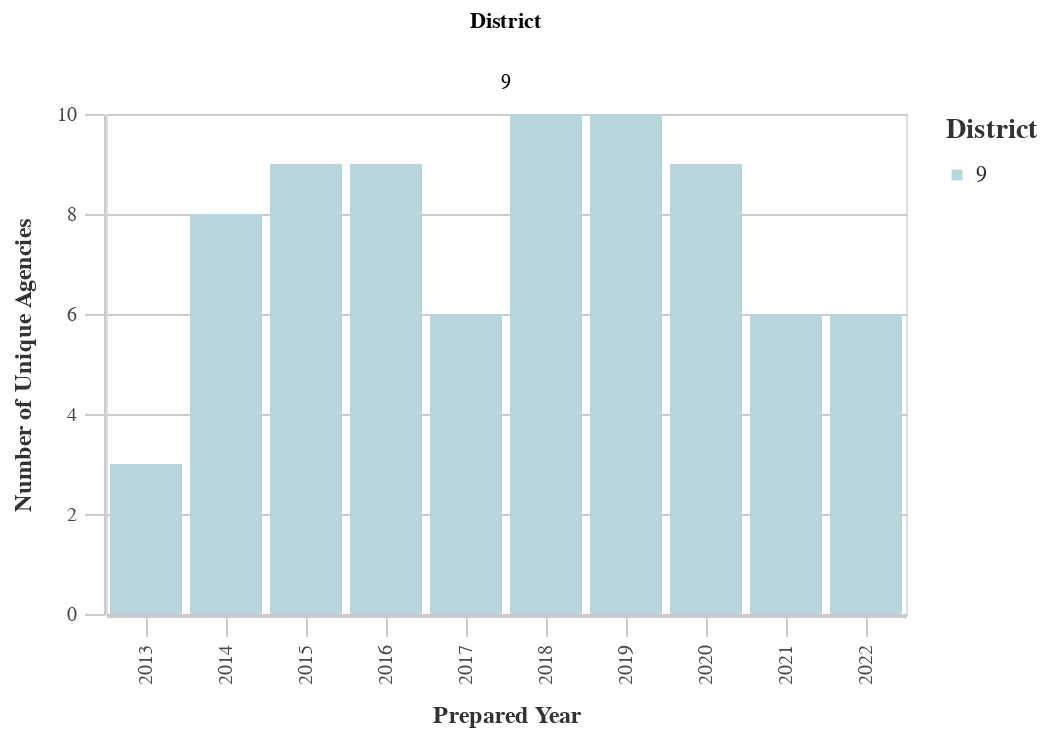

Notebook cell for this chart:
### Markdown cell above
### Number of Unique Prefix Codes by District

### Code cell
#Unique Prefixes by Dist
dist_years_prefix = ((
        df
        >> group_by(_.prepared_y, _.dist)
        >> summarize(n=_.prefix.nunique())
        >> arrange(-_.prepared_y)
    ).rename(columns={'dist':'District', 'n':'Count'}))

chart11 = (alt.Chart(dist_years_prefix).mark_bar().encode(
        column='District:N',
        x=alt.X('prepared_y:O', title='Prepared Year'),
        y=alt.Y('Count:Q', title='Number of Unique Agencies'),
        color = alt.Color("District:N", 
                              scale=alt.Scale(
                                  range=altair_utils.CALITP_SEQUENTIAL_COLORS),  
                               legend=alt.Legend(title="District")
                              )
                              ))
chart11 = styleguide.preset_chart_config(chart11)
chart11 = _dla_utils_reports.add_tooltip(chart11, 'prepared_y','Count')
    

display(chart11)

### Figure 1 — Vega-Lite specification as saved in the notebook (floating-point values rounded to 4 significant figures)
{"config": {"view": {"continuousWidth": 400, "continuousHeight": 300}, "axis": {"domainColor": "#cbcbcb", "grid": true, "gridColor": "#cbcbcb", "gridWidth": 1, "labelColor": "#474747", "labelFont": "Nunito Sans", "labelFontSize": 10, "labelPadding": 4, "tickColor": "#cbcbcb", "tickSize": 10, "titleColor": "#333", "titleFont": "Raleway", "titleFontSize": 12, "titlePadding": 10}, "axisBand": {"grid": false}, "background": "white", "font": "Raleway", "header": {"labelFont": "Nunito Sans", "titleFont": "Raleway"}, "legend": {"labelColor": "#333", "labelFont": "Nunito Sans", "labelFontSize": 11, "labelLimit": 0, "padding": 1, "symbolSize": 30, "symbolType": "square", "titleColor": "#333", "titleFont": "Raleway", "titleFontSize": 14, "titlePadding": 10}, "title": {"anchor": "middle", "font": "Raleway", "fontSize": 18, "fontWeight": 300, "offset": 20}}, "data": {"name": "data-2cab1efd56ae715230902aa24ecebdb5"}, "mark": "bar", "encoding": {"color": {"field": "District", "legend": {"title": "District"}, "scale": {"range": ["#B9D6DF", "#8CBCCB", "#2EA8CE", "#136C97", "#0B405B"]}, "type": "nominal"}, "column": {"field": "District", "type": "nominal"}, "tooltip": [{"field": "prepared_y", "type": "quantitative"}, {"field": "Count", "type": "quantitative"}], "x": {"field": "prepared_y", "title": "Prepared Year", "type": "ordinal"}, "y": {"field": "Count", "title": "Number of Unique Agencies", "type": "quantitative"}}, "height": 250, "width": 400, "$schema": "https://vega.github.io/schema/vega-lite/v4.17.0.json", "datasets": {"data-2cab1efd56ae715230902aa24ecebdb5": [{"prepared_y": 2022.0, "District": 9, "Count": 6}, {"prepared_y": 2021.0, "District": 9, "Count": 6}, {"prepared_y": 2020.0, "District": 9, "Count": 9}, {"prepared_y": 2019.0, "District": 9, "Count": 10}, {"prepared_y": 2018.0, "District": 9, "Count": 10}, {"prepared_y": 2017.0, "District": 9, "Count": 6}, {"prepared_y": 2016.0, "District": 9, "Count": 9}, {"prepared_y": 2015.0, "District": 9, "Count": 9}, {"prepared_y": 2014.0, "District": 9, "Count": 8}, {"prepared_y": 2013.0, "District": 9, "Count": 3}]}}
